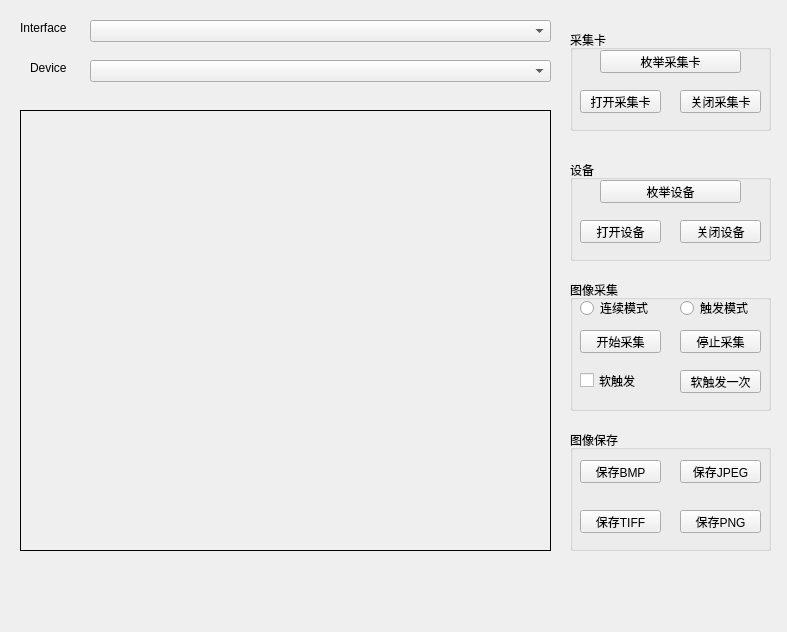
<?xml version="1.0" encoding="UTF-8"?>
<ui version="4.0">
 <class>Form</class>
 <widget class="QWidget" name="Form">
  <property name="geometry">
   <rect>
    <x>0</x>
    <y>0</y>
    <width>787</width>
    <height>632</height>
   </rect>
  </property>
  <property name="windowTitle">
   <string>BasicDemo</string>
  </property>
  <widget class="QLabel" name="label">
   <property name="geometry">
    <rect>
     <x>20</x>
     <y>20</y>
     <width>71</width>
     <height>16</height>
    </rect>
   </property>
   <property name="text">
    <string>Interface</string>
   </property>
  </widget>
  <widget class="QLabel" name="label_2">
   <property name="geometry">
    <rect>
     <x>30</x>
     <y>60</y>
     <width>41</width>
     <height>16</height>
    </rect>
   </property>
   <property name="text">
    <string>Device</string>
   </property>
  </widget>
  <widget class="QComboBox" name="ComboInterface">
   <property name="geometry">
    <rect>
     <x>90</x>
     <y>20</y>
     <width>461</width>
     <height>22</height>
    </rect>
   </property>
  </widget>
  <widget class="QComboBox" name="ComboDevice">
   <property name="geometry">
    <rect>
     <x>90</x>
     <y>60</y>
     <width>461</width>
     <height>22</height>
    </rect>
   </property>
  </widget>
  <widget class="QLabel" name="label_3">
   <property name="geometry">
    <rect>
     <x>20</x>
     <y>110</y>
     <width>531</width>
     <height>441</height>
    </rect>
   </property>
   <property name="frameShape">
    <enum>QFrame::Box</enum>
   </property>
   <property name="text">
    <string/>
   </property>
  </widget>
  <widget class="QGroupBox" name="groupBox">
   <property name="geometry">
    <rect>
     <x>570</x>
     <y>30</y>
     <width>201</width>
     <height>101</height>
    </rect>
   </property>
   <property name="title">
    <string>采集卡</string>
   </property>
   <widget class="QPushButton" name="BtnEnumInterface">
    <property name="geometry">
     <rect>
      <x>30</x>
      <y>20</y>
      <width>141</width>
      <height>23</height>
     </rect>
    </property>
    <property name="text">
     <string>枚举采集卡</string>
    </property>
   </widget>
   <widget class="QPushButton" name="BtnOpenInterface">
    <property name="geometry">
     <rect>
      <x>10</x>
      <y>60</y>
      <width>81</width>
      <height>23</height>
     </rect>
    </property>
    <property name="text">
     <string>打开采集卡</string>
    </property>
   </widget>
   <widget class="QPushButton" name="BtnCloseInterface">
    <property name="geometry">
     <rect>
      <x>110</x>
      <y>60</y>
      <width>81</width>
      <height>23</height>
     </rect>
    </property>
    <property name="text">
     <string>关闭采集卡</string>
    </property>
   </widget>
  </widget>
  <widget class="QGroupBox" name="groupBox_2">
   <property name="geometry">
    <rect>
     <x>570</x>
     <y>160</y>
     <width>201</width>
     <height>101</height>
    </rect>
   </property>
   <property name="title">
    <string>设备</string>
   </property>
   <widget class="QPushButton" name="BtnEnumDevice">
    <property name="geometry">
     <rect>
      <x>30</x>
      <y>20</y>
      <width>141</width>
      <height>23</height>
     </rect>
    </property>
    <property name="text">
     <string>枚举设备</string>
    </property>
   </widget>
   <widget class="QPushButton" name="BtnOpenDevice">
    <property name="geometry">
     <rect>
      <x>10</x>
      <y>60</y>
      <width>81</width>
      <height>23</height>
     </rect>
    </property>
    <property name="text">
     <string>打开设备</string>
    </property>
   </widget>
   <widget class="QPushButton" name="BtnCloseDevice">
    <property name="geometry">
     <rect>
      <x>110</x>
      <y>60</y>
      <width>81</width>
      <height>23</height>
     </rect>
    </property>
    <property name="text">
     <string>关闭设备</string>
    </property>
   </widget>
  </widget>
  <widget class="QGroupBox" name="groupBox_3">
   <property name="geometry">
    <rect>
     <x>570</x>
     <y>280</y>
     <width>201</width>
     <height>131</height>
    </rect>
   </property>
   <property name="title">
    <string>图像采集</string>
   </property>
   <widget class="QRadioButton" name="RadioContinuousMode">
    <property name="geometry">
     <rect>
      <x>10</x>
      <y>20</y>
      <width>89</width>
      <height>16</height>
     </rect>
    </property>
    <property name="text">
     <string>连续模式</string>
    </property>
   </widget>
   <widget class="QRadioButton" name="RadioTriggerMode">
    <property name="geometry">
     <rect>
      <x>110</x>
      <y>20</y>
      <width>89</width>
      <height>16</height>
     </rect>
    </property>
    <property name="text">
     <string>触发模式</string>
    </property>
   </widget>
   <widget class="QPushButton" name="BtnStart">
    <property name="geometry">
     <rect>
      <x>10</x>
      <y>50</y>
      <width>81</width>
      <height>23</height>
     </rect>
    </property>
    <property name="text">
     <string>开始采集</string>
    </property>
   </widget>
   <widget class="QPushButton" name="BtnStop">
    <property name="geometry">
     <rect>
      <x>110</x>
      <y>50</y>
      <width>81</width>
      <height>23</height>
     </rect>
    </property>
    <property name="text">
     <string>停止采集</string>
    </property>
   </widget>
   <widget class="QCheckBox" name="CheckTriggerbySoftware">
    <property name="geometry">
     <rect>
      <x>10</x>
      <y>90</y>
      <width>71</width>
      <height>21</height>
     </rect>
    </property>
    <property name="text">
     <string>软触发</string>
    </property>
   </widget>
   <widget class="QPushButton" name="BtnTriggerOnce">
    <property name="geometry">
     <rect>
      <x>110</x>
      <y>90</y>
      <width>81</width>
      <height>23</height>
     </rect>
    </property>
    <property name="text">
     <string>软触发一次</string>
    </property>
   </widget>
  </widget>
  <widget class="QGroupBox" name="groupBox_4">
   <property name="geometry">
    <rect>
     <x>570</x>
     <y>430</y>
     <width>201</width>
     <height>121</height>
    </rect>
   </property>
   <property name="title">
    <string>图像保存</string>
   </property>
   <widget class="QPushButton" name="BtnSaveBMP">
    <property name="geometry">
     <rect>
      <x>10</x>
      <y>30</y>
      <width>81</width>
      <height>23</height>
     </rect>
    </property>
    <property name="text">
     <string>保存BMP</string>
    </property>
   </widget>
   <widget class="QPushButton" name="BtnSaveJPEG">
    <property name="geometry">
     <rect>
      <x>110</x>
      <y>30</y>
      <width>81</width>
      <height>23</height>
     </rect>
    </property>
    <property name="text">
     <string>保存JPEG</string>
    </property>
   </widget>
   <widget class="QPushButton" name="BtnSaveTIFF">
    <property name="geometry">
     <rect>
      <x>10</x>
      <y>80</y>
      <width>81</width>
      <height>23</height>
     </rect>
    </property>
    <property name="text">
     <string>保存TIFF</string>
    </property>
   </widget>
   <widget class="QPushButton" name="BtnSavePNG">
    <property name="geometry">
     <rect>
      <x>110</x>
      <y>80</y>
      <width>81</width>
      <height>23</height>
     </rect>
    </property>
    <property name="text">
     <string>保存PNG</string>
    </property>
   </widget>
  </widget>
 </widget>
 <resources/>
 <connections/>
</ui>
